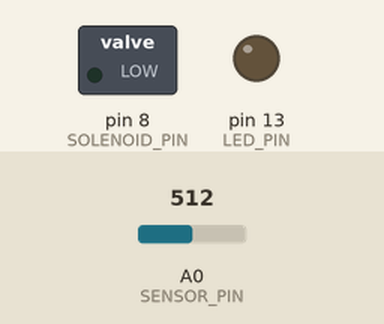
This sketch was run on a simulated Arduino Uno, built with avr-gcc and run on an emulated ATmega328P. Parts: switched loads named in the sketch (green lamp = pin HIGH), output pins drawn as LEDs (lit = HIGH). Inputs (shaded band) come from the test bench; at power-on: A0 (SENSOR_PIN) = 512. What the sketch prints to the serial monitor is not drawn.

Above: at 1.2 s.
1.3 s: A0 (SENSOR_PIN) set to 716
Timing chart, 0 to 4.3 s (numbered marks = the images above; inputs shaded):
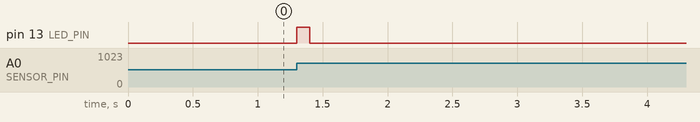

Measured:
- after the input at 1.3 s, pin 13 (LED_PIN): LOW → HIGH at once, → LOW 0.10 s later

The sketch:

artomatic_2009.pde
```cpp
#define SOLENOID_PIN 8
#define LED_PIN 13
#define SENSOR_PIN 0
#define BAUD_RATE 9600
#define BELL_CHAR '#'
#define STARTUP_DELAY_IN_SECONDS 80

int lastRing = 0;
int minimum_observed = 999;
int maximum_observed = 0;
bool last_ring_state = false;
bool past_startup_delay = false;

float load;

void setup()
{
  load = 0;

  pinMode(LED_PIN, OUTPUT);
  pinMode(SOLENOID_PIN, OUTPUT);
  pinMode(SENSOR_PIN, INPUT);

  digitalWrite(LED_PIN, LOW);
  digitalWrite(SOLENOID_PIN, LOW);

  Serial.begin(BAUD_RATE);
}

bool BellIsRinging()
{
  int val = analogRead(SENSOR_PIN);    // read the value from the sensor
  minimum_observed = min(minimum_observed, val);
  maximum_observed = max(maximum_observed, val);

  if(val > ((minimum_observed + maximum_observed)/2))
  {
    // digitalWrite(LED_PIN, HIGH);
    return true;
  }
  else
  {
    // digitalWrite(LED_PIN, LOW);
    return false;
  }
}

void RingBell()
{
  // assumes one ring every 100 ms max -- this is 50% solenoid utilization
  if(load<1.0)
  {
    digitalWrite(SOLENOID_PIN, HIGH);
    delay(20); // waits for a brief moment to properly energize the solenoid
    digitalWrite(SOLENOID_PIN, LOW);

    // prevent looping of strikes (?)
    delay(30);

    last_ring_state = true;

    load = (0.9*load) + (0.1 * (100 / (millis() - lastRing)));
    lastRing = millis();
  }
}

void SendBellRing()
{
  Serial.println(BELL_CHAR);

  digitalWrite(LED_PIN, HIGH);
  delay(100);
  digitalWrite(LED_PIN, LOW);
}

void loop()
{
  // do it this way in case millis() loops around
  if (millis()>=(STARTUP_DELAY_IN_SECONDS*1000))
  {
    past_startup_delay = true;
  }

  if (Serial.available() > 0)
  {
    int incoming = Serial.read();
    if ((char(incoming)==BELL_CHAR) && past_startup_delay)
    {
      RingBell();
    }
  }

  bool bell_is_ringing = BellIsRinging();
  if(bell_is_ringing && !last_ring_state)
  {
    SendBellRing();
  }
  last_ring_state = bell_is_ringing;
}
```
